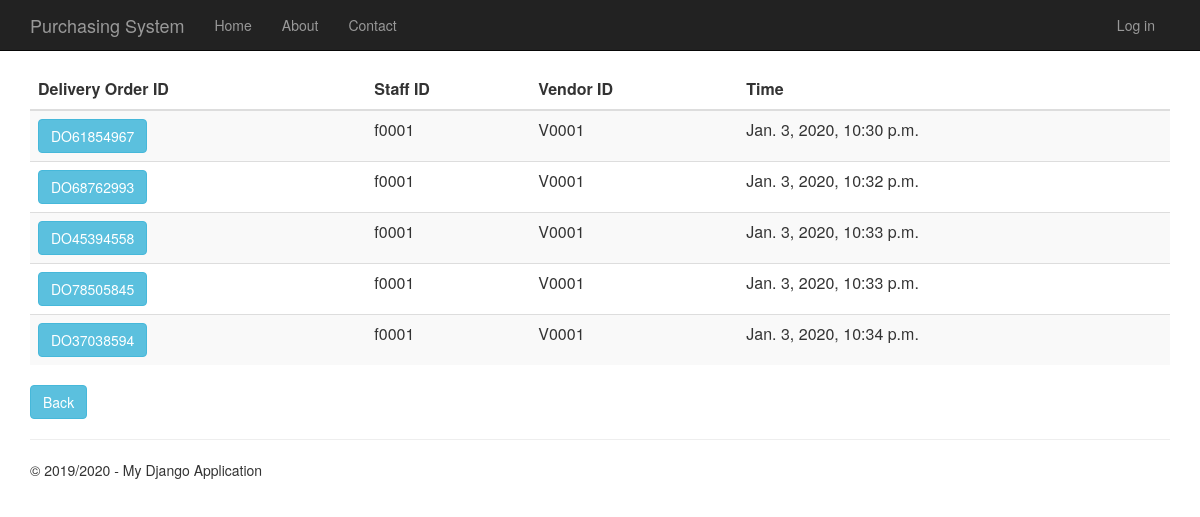
Screenshot of /deliveryorderhistory with the database file from the repository.
### DeliveryOrder/models.py (models this page shows, shortened)
class DeliveryOrder(models.Model):
    delivery_order_id = models.CharField(primary_key=True, max_length=10)
    shipping_instructions = models.TextField()
    time_created = models.DateTimeField()
    description = models.TextField(null=True,default=None, blank=True)
    total_price = models.DecimalField(max_digits=10, decimal_places=2, default=Decimal('0.00'))
    person_id = models.ForeignKey(Person)
    vendor_id = models.ForeignKey(Vendor)
    purchase_order_id = models.OneToOneField(PurchaseOrder)

### app/models.py (models this page shows, shortened)
class Person(models.Model):
    user_id = models.OneToOneField(User)
    person_id = models.CharField(primary_key=True, max_length=10)
    person_name = models.TextField()
    person_address = models.TextField()
    person_phone_number = models.TextField()
    person_role = models.TextField(default = 'EMPLOYEE')

class Vendor(models.Model):
    vendor_id = models.CharField(primary_key=True, max_length=10)
    vendor_name = models.TextField()
    vendor_phone_number = models.TextField()
    vendor_address = models.TextField()
    vendor_email = models.TextField()
    def __str__(self):
        return str(self.vendor_id)

### DeliveryOrder/views.py (the view)
# urls.py: url(r'^deliveryorderhistory', DeliveryOrder.views.deliveryorderhistory, name="delivery_order_history"),
def deliveryorderhistory(request):
    delivery_orders = DeliveryOrder.objects.all()
    context = {
            'title':'delivery Order History',
            'rows':delivery_orders,
            'year':'2019/2020'
        }
    return render(request,'DeliveryOrder/deliveryorderhistory.html',context)

### DeliveryOrder/templates/DeliveryOrder/deliveryorderhistory.html
﻿{% extends "app/layout.html" %}
{% block content %}
<div class="purcahseorderhistory margintop" action="menu" >
    <form action="deliveryorderhistorydetails" method="GET">
        <table class="table table-striped margintop">
          <thead>
            <tr>
              <th scope="col">Delivery Order ID</th>
              <th scope="col">Staff ID</th>
              <th scope="col">Vendor ID</th>
              <th scope="col">Time</th>
            </tr>
          </thead>
          <tbody>
              {% for r in rows %}
            <tr>
                 <td><button type="submit" name="do_id" value="{{r.delivery_order_id}}" class="btn btn-info" >{{r.delivery_order_id}}</button></td>
                 <td>{{r.person_id.person_id}}</td>
                 <td>{{r.vendor_id}}</td>
                 <td>{{r.time_created}}</td>
            </tr>
              {% endfor %}
          </tbody>
        </table>
        <div class="margintop">
            <a type="submit" class="btn btn-info" href="/menu">Back</a>
        </div>
    </form>
</div>
{% endblock %}

### app/static/app/content/site.css (style rules this page uses)
body { padding-top: 50px; padding-bottom: 20px; }

### rows the page displays
DeliveryOrder: delivery_order_id "DO61854967", person_id.person_id "f0001", vendor_id "V0001", time_created "Jan. 3, 2020, 10:30 p.m."
DeliveryOrder: delivery_order_id "DO68762993", person_id.person_id "f0001", vendor_id "V0001", time_created "Jan. 3, 2020, 10:32 p.m."
DeliveryOrder: delivery_order_id "DO45394558", person_id.person_id "f0001", vendor_id "V0001", time_created "Jan. 3, 2020, 10:33 p.m."
DeliveryOrder: delivery_order_id "DO78505845", person_id.person_id "f0001", vendor_id "V0001", time_created "Jan. 3, 2020, 10:33 p.m."
DeliveryOrder: delivery_order_id "DO37038594", person_id.person_id "f0001", vendor_id "V0001", time_created "Jan. 3, 2020, 10:34 p.m."

### other values shown
{{ year }} "2019/2020"
